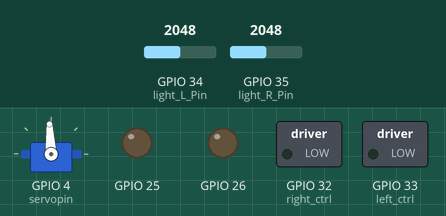
Bench run of a sketch on a simulated ESP32. Shown: servo, switched loads named in the sketch (green lamp = pin HIGH), output pins drawn as LEDs (lit = HIGH). The test bench sets the inputs (shaded band); at power-on: GPIO 34 (light_L_Pin) = 2048, GPIO 35 (light_R_Pin) = 2048. Servo pulses on a pin are drawn as a servo (544–2400 µs = 0–180°); what the sketch prints to the serial monitor is not drawn.

Above: at 1.5 s.
1.6 s: GPIO 34 (light_L_Pin) set to 2927
3.1 s: GPIO 34 (light_L_Pin) set to 3075
At 4.3 s:
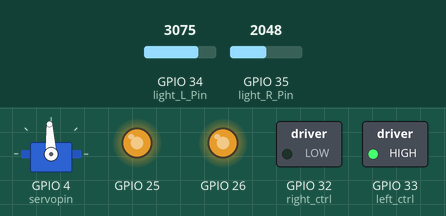
4.6 s: GPIO 35 (light_R_Pin) set to 2962
6.1 s: GPIO 35 (light_R_Pin) set to 3064
At 6.6 s:
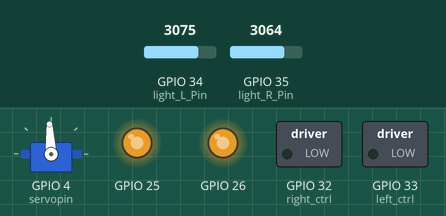
7.6 s: GPIO 34 (light_L_Pin) set to 2960
At 8.8 s:
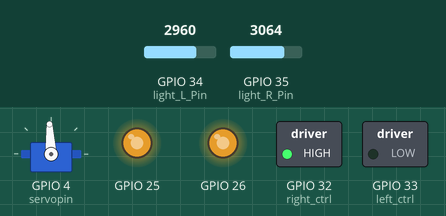
9.1 s: GPIO 34 (light_L_Pin) set to 3040
At 10.1 s:
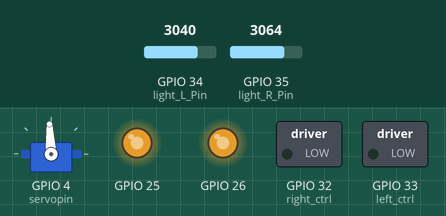
Timing chart, 0 to 11.6 s (numbered marks = the images above; inputs shaded):
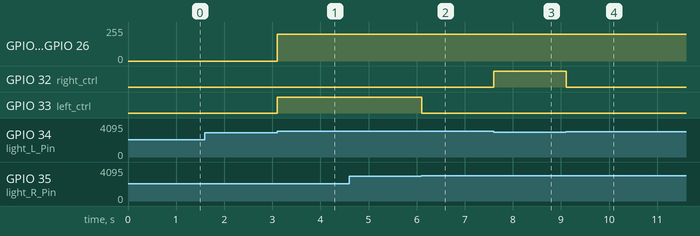

The sketch:

Project_08.2_Light_Following_Car.ino
```cpp
//*************************************************************************************
/*
Project 08.2:Light Following Car
*/

//motor
#define left_ctrl  33  //define direction control pins of the left motor as gpio33
#define left_pwm  26   //define PWM control pins of the left motor as gpio26.
#define right_ctrl  32 //define direction control pins of the right motor as gpio32.
#define right_pwm  25  //define PWM control pins of the right motor as gpio25

//photoresistors
#define light_L_Pin  34   //define the pins of the left photoresistor as gpio34
#define light_R_Pin  35   //define the pins of the right photoresistor as gpio35
int left_light;
int right_light;

//servo
int channel_PWM = 3; // servo channels
// Servo frequency, then the period is 1/50, which is 20ms, PWM has a total of 16 channels, 0-7 high-speed channels are driven by 80Mhz clock, and the last 8 low-speed channels are driven by 1Mhz clock.
int freq_PWM = 50;
// PWM resolution, in the range of 0-20, fill in 10. Then the pwm value of ledcWrite is in the range of 0-1024.
int resolution_PWM = 10;
//
const int servopin = 4;//define the IO port of the servo as gpio4.

void setup(){
  Serial.begin(115200); //set baud rate to 115200.
  pinMode(light_L_Pin, INPUT); //set pins of the left sensor to INPUT
  pinMode(light_R_Pin, INPUT); //set pins of the right sensor to INPUT

  pinMode(left_ctrl,OUTPUT);//set control pins of the left motor to OUTPUT
  ledcSetup(0, 1200, 8);//Set the frequency of LEDC channel 1 to 1200 and the PWM resolution to 8, that is, the duty cycle is 256.
  ledcAttachPin(26, 0);  //Connect the LEDC channel 1 to the gpio26 of the left motor
  pinMode(right_ctrl,OUTPUT);//set direction control pins of the right motor to OUTPUT..
  ledcSetup(1, 1200, 8);//Set the frequency of LEDC channel 2 to 1200 and the PWM resolution to 8, that is, the duty cycle is 256.
  ledcAttachPin(25, 1);  //LEDC channel 2 is connected to 1 the pin gpio25 of the right motor.

  ledcSetup(3, 50, 10); // Set servo channels3 frequency to 50 and PWM resolution to 10
  ledcAttachPin(4, 3);  //Connect the LEDC channel  to the IO port you set
  ledcWrite(channel_PWM, 77);  //The 20ms high level is about 1.5ms, which is 1.5/20*1024, and the initial angle of the servo is set to 90°.
  delay(300);
}

void loop(){
  left_light = analogRead(light_L_Pin);//Read the value of the left photoresistor
  right_light = analogRead(light_R_Pin);//Read the value of the right photoresistor
  Serial.print("left_light_value = ");
  Serial.println(left_light);
  Serial.print("right_light_value = ");
  Serial.println(right_light);
  if (left_light > 3000 && right_light > 3000) //detect ranges of left and right photoresistors
  {
    Car_front(); //go forward
  }
  else if (left_light > 3000 && right_light <= 3000)  //detect ranges of left and right photoresistors
  {
    Car_left(); //turn left
  }
  else if (left_light <= 3000 && right_light > 3000) //detect ranges of left and right photoresistors
  {
    Car_right(); //turn right
  }
  else  //
  {
    Car_Stop(); //stop
  }
}

void Car_front()
{
  digitalWrite(left_ctrl,LOW); //set direction control pins of the left motor to LOW.
  ledcWrite(0, 200); //Connect the LEDC channel 1 to the left motor and outputs PWM 200
  digitalWrite(right_ctrl,LOW); //set control pins of the right motor to LOW.
  ledcWrite(1, 200); //Connect the LEDC channel 2 to the right motor and outputs PWM 200
}
void Car_left()
{
  digitalWrite(left_ctrl,HIGH); //set direction control pins of the left motor to HIGH..
  ledcWrite(0, 200); //Connect the LEDC channel 1 to the left motor and outputs PWM 200
  digitalWrite(right_ctrl,LOW); //set control pins of the right motor to LOW.
  ledcWrite(1, 200); //Connect the LEDC channel 2 to the right motor and outputs PWM 200
}
void Car_right()
{
  digitalWrite(left_ctrl,LOW); //set direction control pins of the left motor to LOW.
  ledcWrite(0, 200); //Connect the LEDC channel 1 to the left motor and outputs PWM 200
  digitalWrite(right_ctrl,HIGH); //set control pins of the right motor to HIGH..
  ledcWrite(1, 200); //Connect the LEDC channel 2 to the right motor and outputs PWM 200
}
void Car_Stop()
{
  digitalWrite(left_ctrl,LOW);//set direction control pins of the left motor to LOW.
  ledcWrite(0, 0); //Connect the LEDC channel 1 to the left motor and outputs PWM 0
  digitalWrite(right_ctrl,LOW);//set control pins of the right motor to LOW.
  ledcWrite(1, 0); //Connect the LEDC channel 2 to the right motor and outputs PWM 0
}
//*************************************************************************************
```

Measured:
- the behaviour switches between 3000 and 3001 on GPIO 34 (light_L_Pin) (found by bisection; images 0 and 1)
- the behaviour switches between 3000 and 3001 on GPIO 35 (light_R_Pin) (found by bisection; images 1 and 2)
- after the input at 3.1 s, GPIO 25, GPIO 26: 0/255 → 199/255 at once; GPIO 33 (left_ctrl): LOW → HIGH at once
- after the input at 6.1 s, GPIO 33 (left_ctrl): HIGH → LOW at once
- after the input at 7.6 s, GPIO 32 (right_ctrl): LOW → HIGH at once
- after the input at 9.1 s, GPIO 32 (right_ctrl): HIGH → LOW at once
